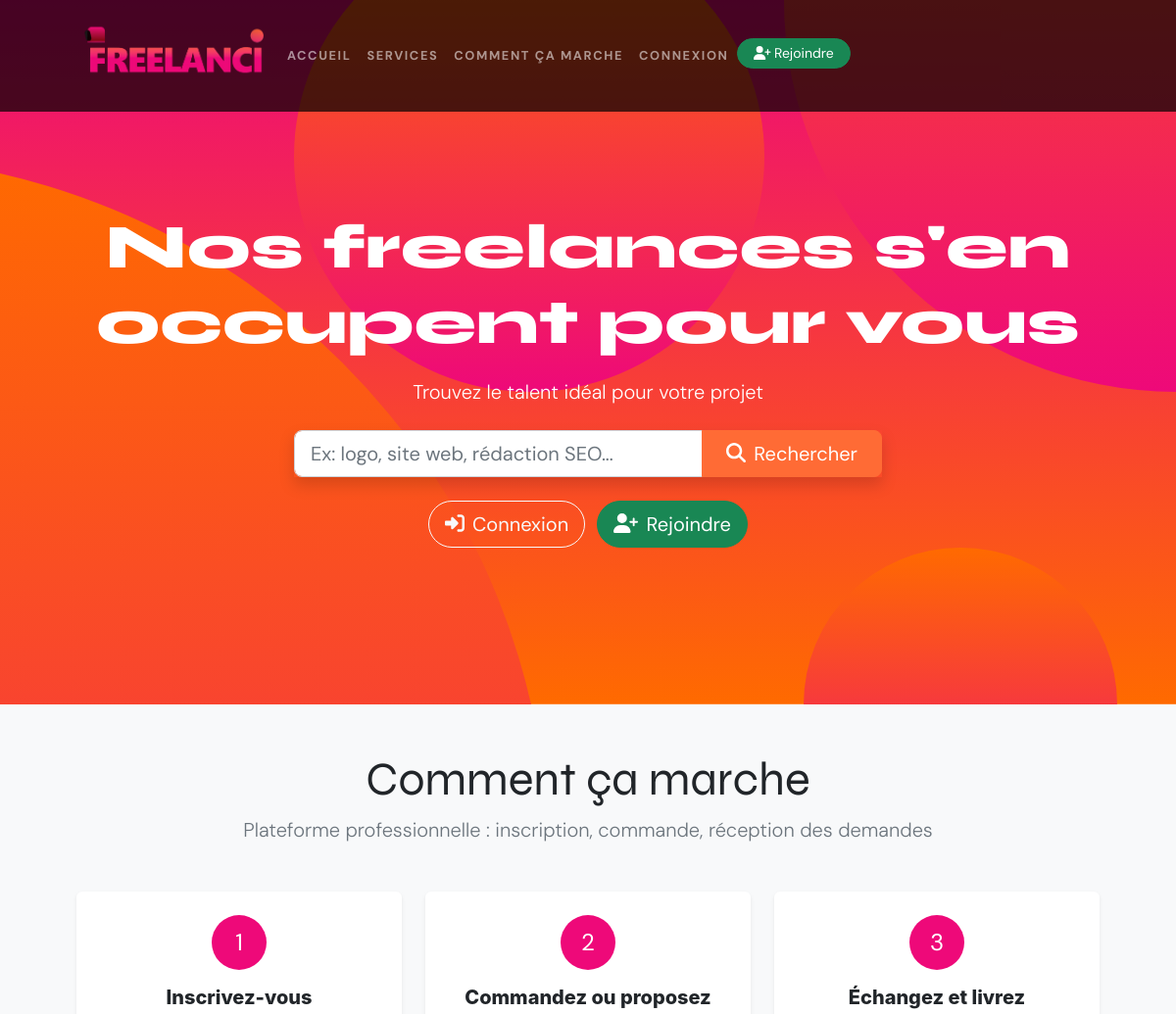
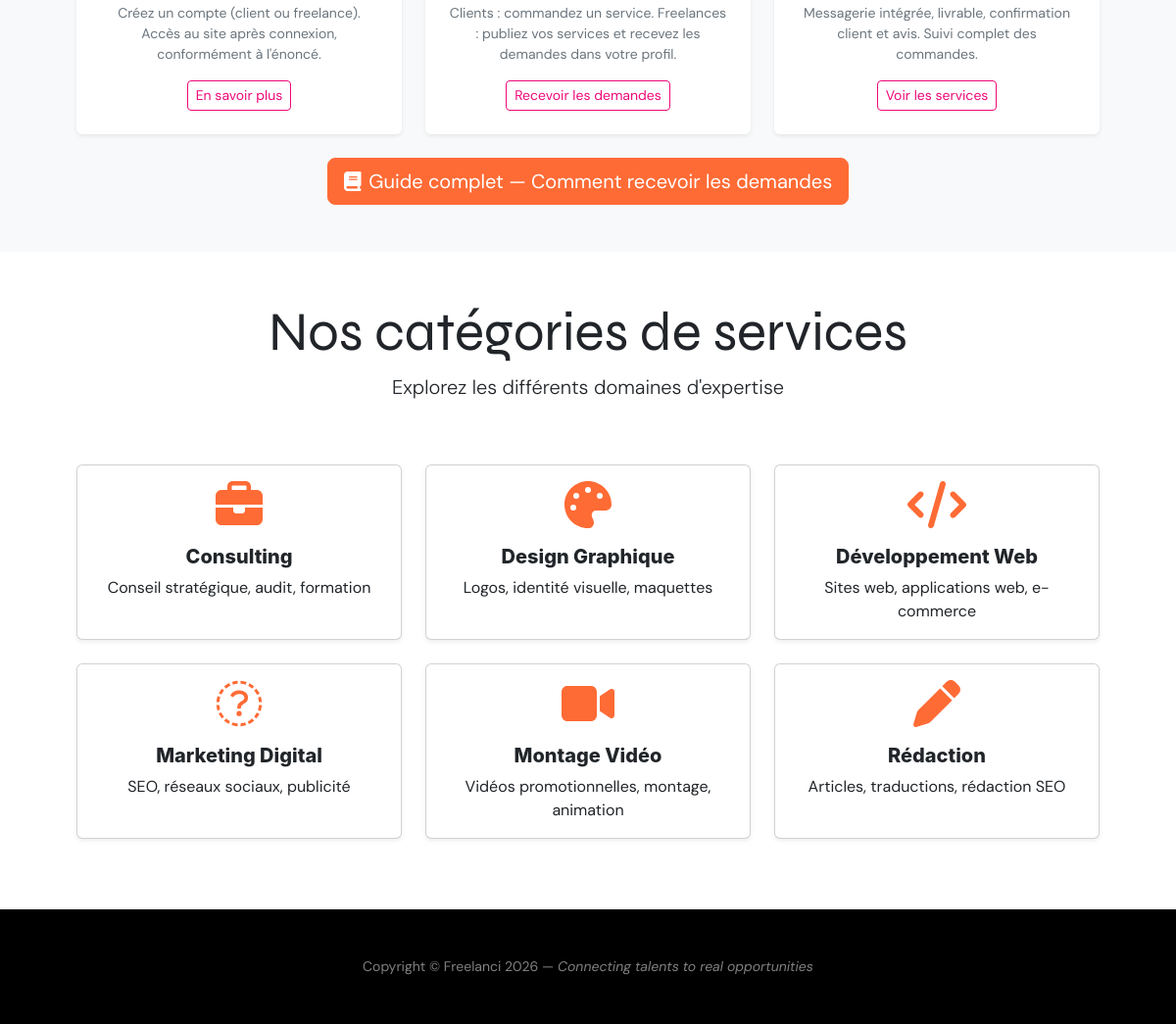
The page / on the database its author committed (2 pictures, top to bottom).
### tables this page shows
CREATE TABLE IF NOT EXISTS categories (
    id INT AUTO_INCREMENT PRIMARY KEY,
    nom VARCHAR(100) NOT NULL UNIQUE,
    description TEXT,
    icone VARCHAR(50)
);

### classes/Auth.php (called while the page is built, shortened)
<?php
class Auth
{
    public static function isLoggedIn(): bool
    {
        return isset($_SESSION['user_id']) && !empty($_SESSION['user_id']);
    }
}

### config/session.php (called while the page is built, shortened)
<?php
require_once __DIR__ . '/database.php';
require_once __DIR__ . '/../classes/Auth.php';
function isLoggedIn(): bool { return Auth::isLoggedIn(); }

### bootstrap.php (called while the page is built, shortened)
<?php
spl_autoload_register(function ($class) {
    $file = __DIR__ . '/classes/' . $class . '.php';
    if (file_exists($file)) {
        return true;
    }
    return false;
});

### classes/Database.php (called while the page is built, shortened)
<?php
class Database
{
    private static ?Database $instance = null;
    private PDO $pdo;
    private function __construct()
    {
        $dsn = "mysql:host=" . DB_HOST . ";dbname=" . DB_NAME . ";charset=" . (defined('DB_CHARSET') ? DB_CHARSET : 'utf8mb4');
        $options = [
            PDO::ATTR_ERRMODE            => PDO::ERRMODE_EXCEPTION,
            PDO::ATTR_DEFAULT_FETCH_MODE => PDO::FETCH_ASSOC,
            PDO::ATTR_EMULATE_PREPARES   => false,
        ];
        try {
            $this->pdo = new PDO($dsn, DB_USER, DB_PASS, $options);
        } catch (PDOException $e) {
            die("Erreur de connexion à la base de données <strong>" . DB_NAME . "</strong> : " . $e->getMessage() .
                " (Vérifiez que MySQL/XAMPP est démarré et que la base existe - exécutez database.sql)");
        }
    }
    public static function getInstance(): self
    {
        if (self::$instance === null) {
            self::$instance = new self();
        }
        return self::$instance;
    }
    public function getConnection(): PDO
    {
        return $this->pdo;
    }
}

### classes/Categorie.php (called while the page is built, shortened)
<?php
class Categorie
{
    public static function getConnection(): PDO
    {
        return Database::getInstance()->getConnection();
    }
    public static function getAll(): array
    {
        $stmt = self::getConnection()->query("SELECT * FROM categories ORDER BY nom");
        return $stmt->fetchAll();
    }
}

### index.php (the view, shortened to what this page needs)
<?php
require_once __DIR__ . '/config/database.php';
require_once __DIR__ . '/config/session.php';
$categories = Categorie::getAll();
include __DIR__ . '/includes/header.php';
?>
<header class="masthead text-center text-white">
    <div class="masthead-content">
        <div class="container px-5">
            <h2 class="masthead-subheading mb-0">Nos freelances s'en occupent pour vous</h2>
            <p class="lead mt-3">Trouvez le talent idéal pour votre projet</p>
            <form method="GET" action="services.php" class="mt-4 mx-auto" style="max-width: 600px;">
                <div class="input-group input-group-lg shadow">
                    <input type="text" class="form-control" name="search" placeholder="Ex: logo, site web, rédaction SEO..." aria-label="Rechercher un service">
                    <button class="btn btn-primary px-4" type="submit">
                        <i class="fas fa-search me-2"></i>Rechercher
                    </button>
                </div>
            </form>
            <div class="mt-4">
                <?php if (!isLoggedIn()): ?>
                    <a class="btn btn-outline-light btn-lg rounded-pill me-2" href="login.php">
                        <i class="fas fa-sign-in-alt me-2"></i>Connexion
                    </a>
                    <a class="btn btn-success btn-lg rounded-pill" href="register.php">
                        <i class="fas fa-user-plus me-2"></i>Rejoindre
                    </a>
                <?php else: ?>
                    <a class="btn btn-primary btn-xl rounded-pill" href="services.php">
                        <i class="fas fa-search me-2"></i>Découvrir les services
                    </a>
                <?php endif; ?>
            </div>
        </div>
    </div>
    <div class="bg-circle-1 bg-circle"></div>
    <div class="bg-circle-2 bg-circle"></div>
    <div class="bg-circle-3 bg-circle"></div>
    <div class="bg-circle-4 bg-circle"></div>
</header>
<section class="py-5 bg-light">
    <div class="container px-5">
        <div class="text-center mb-5">
            <h2 class="display-5">Comment ça marche</h2>
            <p class="lead text-muted">Plateforme professionnelle : inscription, commande, réception des demandes</p>
        </div>
        <div class="row g-4 text-center">
            <div class="col-md-4">
                <div class="card h-100 shadow-sm border-0">
                    <div class="card-body p-4">
                        <div class="rounded-circle bg-primary text-white d-inline-flex align-items-center justify-content-center mb-3" style="width:56px;height:56px;font-size:1.5rem;">1</div>
                        <h5>Inscrivez-vous</h5>
                        <p class="text-muted small mb-0">Créez un compte (client ou freelance). Accès au site après connexion, conformément à l'énoncé.</p>
                        <a href="comment-ca-marche.php" class="btn btn-sm btn-outline-primary mt-3">En savoir plus</a>
                    </div>
                </div>
            </div>
            <div class="col-md-4">
                <div class="card h-100 shadow-sm border-0">
                    <div class="card-body p-4">
                        <div class="rounded-circle bg-primary text-white d-inline-flex align-items-center justify-content-center mb-3" style="width:56px;height:56px;font-size:1.5rem;">2</div>
                        <h5>Commandez ou proposez</h5>
                        <p class="text-muted small mb-0">Clients : commandez un service. Freelances : publiez vos services et recevez les demandes dans votre profil.</p>
                        <a href="comment-ca-marche.php#recevoir" class="btn btn-sm btn-outline-primary mt-3">Recevoir les demandes</a>
                    </div>
                </div>
            </div>
            <div class="col-md-4">
                <div class="card h-100 shadow-sm border-0">
                    <div class="card-body p-4">
                        <div class="rounded-circle bg-primary text-white d-inline-flex align-items-center justify-content-center mb-3" style="width:56px;height:56px;font-size:1.5rem;">3</div>
                        <h5>Échangez et livrez</h5>
                        <p class="text-muted small mb-0">Messagerie intégrée, livrable, confirmation client et avis. Suivi complet des commandes.</p>
                        <a href="services.php" class="btn btn-sm btn-outline-primary mt-3">Voir les services</a>
                    </div>
                </div>
            </div>
        </div>
        <div class="text-center mt-4">
            <a href="comment-ca-marche.php" class="btn btn-primary btn-lg"><i class="fas fa-book me-2"></i>Guide complet — Comment recevoir les demandes</a>
        </div>
    </div>
</section>
<section>
    <div class="container px-5 py-5">
        <div class="row">
            <div class="col-lg-12 text-center mb-5">
                <h2 class="display-4">Nos catégories de services</h2>
                <p class="lead">Explorez les différents domaines d'expertise</p>
            </div>
        </div>
        <div class="row gx-4">
            <?php foreach ($categories as $categorie): ?>
                <div class="col-md-4 mb-4">
                    <div class="card h-100 shadow-sm">
                        <div class="card-body text-center">
                            <i class="fas fa-<?php echo htmlspecialchars($categorie['icone'] ?? 'star'); ?> fa-3x text-primary mb-3"></i>
                            <h5 class="card-title"><?php echo htmlspecialchars($categorie['nom']); ?></h5>
                            <p class="card-text"><?php echo htmlspecialchars($categorie['description'] ?? ''); ?></p>
                        </div>
                    </div>
                </div>
            <?php endforeach; ?>
        </div>
    </div>
</section>
<?php include __DIR__ . '/includes/footer.php'; ?>

### includes/header.php (shortened to what this page needs)
<?php
require_once __DIR__ . '/config/session.php';
$currentUser = getCurrentUser();
$baseAssets = (strpos($_SERVER['PHP_SELF'] ?? '', '/admin/') !== false) ? '../' : '';
?>
<!DOCTYPE html>
<html lang="fr">
<head>
    <link href="css/styles.css" rel="stylesheet" />
</head>
<body id="page-top">
    <nav class="navbar navbar-expand-lg navbar-dark navbar-custom fixed-top">
        <div class="container px-5">
            <a class="navbar-brand" href="<?php echo $baseAssets; ?>index.php">
                <img src="<?php echo $baseAssets; ?>assets/freelanci_logo.png" alt="Freelanci" class="logo-img" />
            </a>
            <div class="collapse navbar-collapse" id="navbarResponsive">
                <ul class="navbar-nav ms-auto w-100">
                    <li class="nav-item">
                        <a class="nav-link" href="<?php echo $baseAssets; ?>index.php">Accueil</a>
                    </li>
                    <li class="nav-item">
                        <a class="nav-link" href="<?php echo $baseAssets; ?>services.php">Services</a>
                    </li>
                    <li class="nav-item">
                        <a class="nav-link" href="<?php echo $baseAssets; ?>comment-ca-marche.php">Comment ça marche</a>
                    </li>
                    <?php if (isLoggedIn()): ?>
                        <li class="nav-item">
                            <a class="nav-link" href="<?php echo $baseAssets; ?>messages.php">Messages</a>
                        </li>
                        <?php if (isFreelance()): ?>
                            <li class="nav-item">
                                <a class="nav-link" href="<?php echo $baseAssets; ?>mes-services.php">Mes Services</a>
                            </li>
                            <li class="nav-item">
                                <a class="nav-link" href="<?php echo $baseAssets; ?>mes-offres.php">Mes offres</a>
                            </li>
                            <li class="nav-item">
                                <a class="nav-link" href="<?php echo $baseAssets; ?>offres-clients.php">Offres des clients</a>
                            </li>
                        <?php endif; ?>
                        <?php if (isClient()): ?>
                            <li class="nav-item">
                                <a class="nav-link" href="<?php echo $baseAssets; ?>deposer-offre.php">Déposer une offre</a>
                            </li>
                            <li class="nav-item">
                                <a class="nav-link" href="<?php echo $baseAssets; ?>mes-offres-client.php">Mes offres</a>
                            </li>
                        <?php endif; ?>
                        <?php if (isAdmin()): ?>
                            <li class="nav-item">
                                <a class="nav-link" href="<?php echo $baseAssets; ?>admin/index.php">Back Office</a>
                            </li>
                        <?php endif; ?>
                        <li class="nav-item dropdown ms-auto">
                            <a class="nav-link dropdown-toggle user-info" href="#" id="navbarUserDropdown" role="button" data-bs-toggle="dropdown" aria-expanded="false">
                                <i class="fas fa-user me-1"></i>
                                <?php echo htmlspecialchars($currentUser['prenom'] . ' ' . $currentUser['nom']); ?>
                            </a>
                            <ul class="dropdown-menu dropdown-menu-end" aria-labelledby="navbarUserDropdown">
                                <li><a class="dropdown-item" href="<?php echo $baseAssets; ?>profile.php"><i class="fas fa-user me-2"></i>Profil</a></li>
                                <li><hr class="dropdown-divider"></li>
                                <li><a class="dropdown-item text-danger" href="<?php echo $baseAssets; ?>logout.php"><i class="fas fa-sign-out-alt me-2"></i>Déconnexion</a></li>
                            </ul>
                        </li>
                    <?php else: ?>
                        <li class="nav-item">
                            <a class="nav-link" href="<?php echo $baseAssets; ?>login.php">Connexion</a>
                        </li>
                        <li class="nav-item">
                            <a class="btn btn-success btn-sm rounded-pill px-3" href="<?php echo $baseAssets; ?>register.php">
                                <i class="fas fa-user-plus me-1"></i>Rejoindre
                            </a>
                        </li>
                    <?php endif; ?>
                </ul>
            </div>
        </div>
    </nav>

### includes/footer.php (shortened to what this page needs)
    <footer class="py-5 bg-black">
        <div class="container px-5">
            <p class="m-0 text-center text-white-50 small">
                Copyright &copy; Freelanci <?php echo date('Y'); ?> — <em>Connecting talents to real opportunities</em>
            </p>
        </div>
    </footer>
</body>
</html>

### includes/header.php (style rules this page uses)
:root { --accent-orange: #ff6b35; --accent-orange-hover: #ff8255; }
body { font-family: 'DM Sans', sans-serif; }
h1, h2, h3, .navbar-brand, .masthead-heading, .display-4 { font-family: 'Syne', sans-serif; }
.navbar-brand { font-weight: 800; font-size: 1.5rem; display: flex; align-items: center; gap: 0.5rem; }
.navbar-brand .logo-img { height: 72px; width: auto; max-width: 360px; object-fit: contain; }
.btn-primary { background-color: var(--accent-orange) !important; border-color: var(--accent-orange) !important; }
.text-primary { color: var(--accent-orange) !important; }

### rows shown on the page
categories: nom "Consulting", description "Conseil stratégique, audit, formation"
categories: nom "Design Graphique", description "Logos, identité visuelle, maquettes"
categories: nom "Développement Web", description "Sites web, applications web, e-commerce"
categories: nom "Marketing Digital", description "SEO, réseaux sociaux, publicité"
categories: nom "Montage Vidéo", description "Vidéos promotionnelles, montage, animation"
categories: nom "Rédaction", description "Articles, traductions, rédaction SEO"
